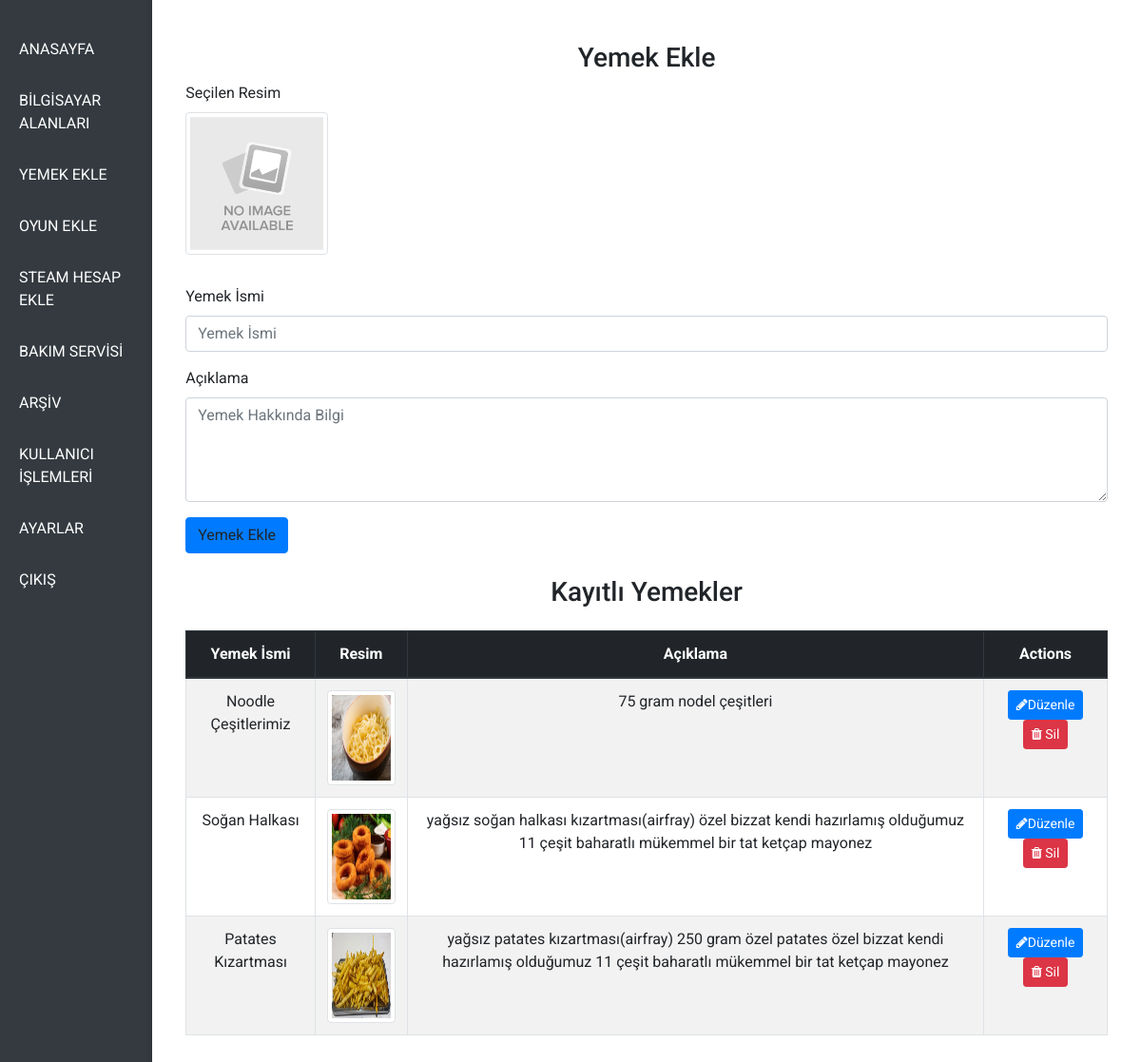
The app's page /foodsadd (signed in) with its own data.
### models.py (models this page shows)
class tblfoods(db.Model):
    id = db.Column(db.Integer, primary_key=True)
    path = db.Column(db.String(50), unique=False, nullable=True)
    label = db.Column(db.String(100), unique=False, nullable=True)
    text = db.Column(db.String(5000), unique=False, nullable=True)
    order_index = db.Column(db.Integer, unique=False, nullable=True)

### app.py (the view, shortened to what this page needs)
@app.route("/foodsadd", methods=['GET', 'POST'])
@login_required
def foodsadd():
    all_images = get_all_images("foods")
    foods = tblfoods.query.all()
    return render_template("/admin/foodsadd.html", foods=foods, all_images=all_images)

### app.py (called while the page is built)
def get_all_images(filename):
    all_images = []
    target_folder = os.path.join(UPLOAD_FOLDER, filename)
    if os.path.exists(target_folder):
        all_images = [file for file in os.listdir(target_folder)
                    if file.lower().endswith(('png', 'jpg', 'jpeg', 'gif', 'webp'))]
    return all_images

### helpers.py (called while the page is built)
def login_required(f):
    @wraps(f)
    def decorated_function(*args, **kwargs):
        if session.get("user_id") is None:
            return redirect("/login")
        return f(*args, **kwargs)
    return decorated_function

### templates/admin/foodsadd.html (shortened to what this page needs)
{% extends "admin/adminlayout.html" %}
{% block main %}
<div class="container-fluid mt-4">
    <div class="row mb-4">
        <div class="col-md-12">
            <h3 class="text-center">Yemek Ekle</h3>
            <div class="form-group">
                <label for="image">Seçilen Resim</label><br>
                <img src="../../static/img/noImage.jpg"
                        alt="photo" class="img-thumbnail mb-3" style="width: 150px; height: 150px;" onclick="showPopup()">
            </div>
            <div class="form-group">
                <label for="foodName">Yemek İsmi</label>
                <input type="text" class="form-control" id="foodName" name="foodName" placeholder="Yemek İsmi" required>
            </div>
            <div class="form-group">
                <label for="foodText">Açıklama</label>
                <textarea class="form-control" id="foodText" name="foodText" rows="4" placeholder="Yemek Hakkında Bilgi" required></textarea>
            </div>
            <a type="button" class="btn btn-primary" onclick="addfood()">Yemek Ekle</a>
        </div>
    </div>
    <div class="row">
        <div class="col-md-12">
            <h3 class="text-center mb-4">Kayıtlı Yemekler</h3>
            <table class="table table-bordered table-striped">
                <thead class="thead-dark">
                    <tr>
                        <th>Yemek İsmi</th>
                        <th>Resim</th>
                        <th>Açıklama</th>
                        <th>Actions</th>
                    </tr>
                </thead>
                <tbody>
                    {% for food in foods %}
                        <tr id="food-{{ food.id }}">
                            <td>{{ food.label }}</td>
                            <td>
                                <img src="{{ food.path if food.path else '../../static/img/noImage.jpg' }}" alt="food image" class="img-thumbnail" style="width: 100px; height: 100px;">
                            </td>
                            <td>{{ food.text }}</td>
                            <td>
                                <a href="/updatefood/{{food.id}}" class="btn btn-sm btn-primary"><i class="fa fa-pencil"></i>Düzenle</a>
                                <button type="button" class="btn btn-sm btn-danger" data-id="{{ food.id }}"  onclick="deletefood(this)"><i class="fa fa-trash"></i> Sil</button>
                            </td>
                        </tr>
                    {% endfor %}
                </tbody>
            </table>
        </div>
    </div>
</div>
{% endblock %}

### static/css/admin/indexadmin.css (style rules this page uses)
body, html { margin: 0; padding: 0; font-family: 'Roboto', sans-serif; height: 100%; background-color: #f8f9fa; }
table { width: 80%; margin-left: auto; margin-right: auto; text-align: center; }
h3 { text-align: center; }

### records on screen
tblfoods: label "Noodle Çeşitlerimiz", shows a picture, text "75 gram nodel çeşitleri"
tblfoods: label "Soğan Halkası", shows a picture, text "yağsız soğan halkası kızartması(airfray) özel bizzat kendi hazırlamış olduğumuz 11 çeşit baharatlı mükemmel bir tat ketçap mayonez"
tblfoods: label "Patates Kızartması", shows a picture, text "yağsız patates kızartması(airfray) 250 gram özel patates özel bizzat kendi hazırlamış olduğumuz 11 çeşit baharatlı mükemmel bir tat ketçap mayonez"
